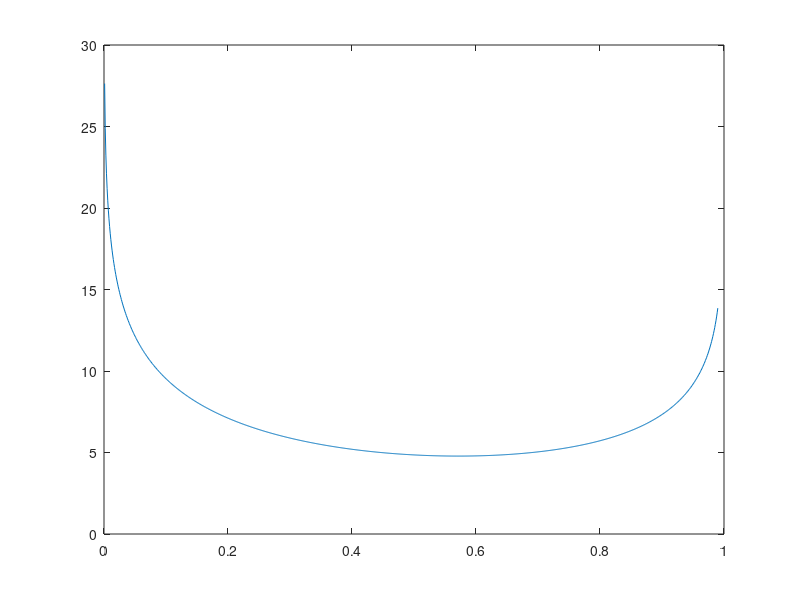

Write the MATLAB code that produced this figure. (Note: this script raises an error after producing the figure.)
%% Uebungen zu Kapitel 5

%% 1. X-Entropie des Muenzwurfs

N = 7;
NK = 4;
% Daten:
xs = @(t) -NK*log(t) - (N-NK)*log(1-t);

th = 0.001:0.001:0.99;
plot(th, xs(th));
hold on;
xline(NK/N, 'k--', 'LineWidth', 2);
plot(NK/N, xs(NK/N), 'xr', 'MarkerSize', 10);
xlabel('\theta', 'FontSize', 16), ylabel('XS(\theta)'); 
title(sprintf('Kreuzentropie %ixK, %ixZ', NK, N-NK));
legend('XS', sprintf('%i/%i', NK,N)); 

%% Anfangspunkt des Gradientenabstiegs
t0 = 0.1;
plot(t0, xs(t0), 'xg', 'DisplayName','\theta_0');
hold off; 

%% Anwenden des einfachen Gradientenabstiegs
nIts = 5;
eta = 0.01;
dxs = @(t) -NK/t + (N-NK)/(1-t);

[topt, track] = gaEinfach(dxs, eta, t0, nIts); 
xsVec = zeros(nIts, 1);
for n = 1:nIts
   xsVec(n) = xs(track(n));
end
hold on;
plot(track, xsVec, 'om', 'DisplayName', 'GA');
hold off;
